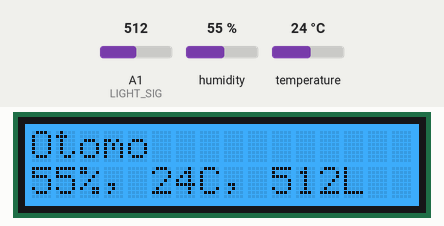
This sketch was run on a simulated Arduino Uno, built with avr-gcc and run on an emulated ATmega328P. Parts: 16×2 character LCD. Inputs (shaded band) come from the test bench; at power-on: A1 (LIGHT_SIG) = 512, humidity 55 %, temperature 24 °C. What the sketch prints to the serial monitor is not drawn.

Above: at 2.2 s.
2.3 s: A1 (LIGHT_SIG) set to 104
At 3.6 s:
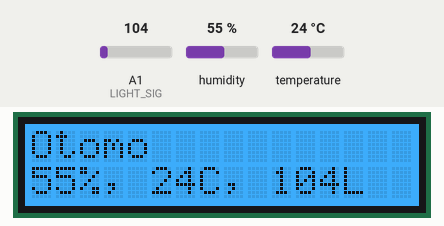
3.9 s: A1 (LIGHT_SIG) set to 90
At 4.8 s:
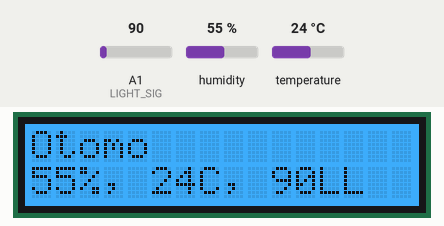
5.4 s: A1 (LIGHT_SIG) set to 11
At 6.5 s:
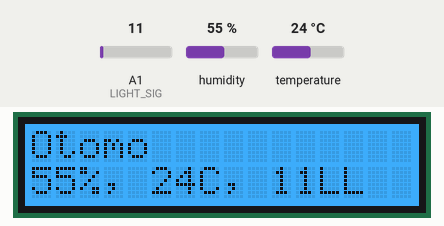
7.0 s: A1 (LIGHT_SIG) set to 8
At 7.8 s:
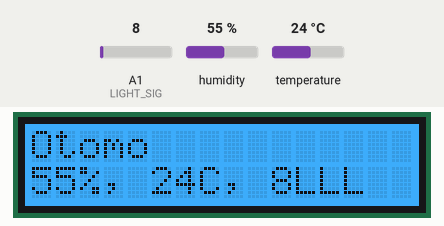
8.5 s: humidity set to 22 %
At 10.5 s:
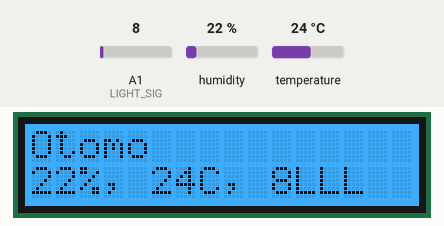
10.8 s: temperature set to 12 °C
At 11.9 s:
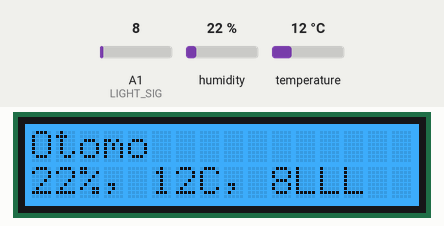
Timing chart, 0 to 13.8 s (numbered marks = the images above; inputs shaded):
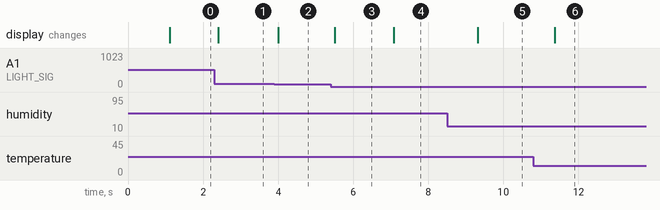

Measured:
- the behaviour switches between 100 and 99 on A1 (LIGHT_SIG) (found by bisection; images 1 and 2)
- the behaviour switches between 10 and 9 on A1 (LIGHT_SIG) (found by bisection; images 3 and 4)
- after the input at 2.3 s, the display: changes after 0.10 s (image 1)
- after the input at 3.9 s, the display: changes after 0.10 s (image 2)
- after the input at 5.4 s, the display: changes after 0.11 s (image 3)
- after the input at 7.0 s, the display: changes after 0.08 s (image 4)
- after the input at 8.5 s, the display: changes after 0.82 s (image 5)
- after the input at 10.8 s, the display: changes after 0.57 s (image 6)

The sketch:

otomo-device.ino
```cpp
#include "DHT.h"
#include <Wire.h>
#include "rgb_lcd.h"

//lcd
rgb_lcd lcd;
const int colorR = 0;
const int colorG = 150;
const int colorB = 255;


//connect light temperature & humidity - A0
#define DHTPIN A0
#define DHTTYPE DHT11
DHT dht( DHTPIN, DHTTYPE );

//connect light sensor - A1
#define LIGHT_SIG A1


void setup() {
  Serial.begin( 9600 );
  dht.begin();
  pinMode( LIGHT_SIG, INPUT );

  //lcd set
  lcd.begin(16, 2);
  lcd.setRGB(colorR, colorG, colorB);
  // Print a message to the LCD.
  lcd.print("Otomo");
  delay(1000);
}

void loop() {

  float hum = dht.readHumidity();     // humidity val
  float tem = dht.readTemperature();  // temperature
  float lig = analogRead( LIGHT_SIG );  // light val

  //consol debug
  if( isnan(tem) || isnan(hum) || isnan(lig) ){
    Serial.println( "Failed to read from DHT" );
  }else{
    Serial.print( "Humidity: " );
    Serial.print( hum );
    Serial.print( " %\t" );
    Serial.print( "Temperature: " );
    Serial.print( tem );
    Serial.print( " *C" );
    Serial.print( " %\t" );
    Serial.print( "Light: " );
    Serial.println( lig );
  }

  //lcd debug
  int hum_i = hum;
  int tem_i = tem;
  int lig_i = lig;
  lcd.setCursor(0, 1);
  lcd.print(hum_i);
  lcd.print( "%, " );
  lcd.print(tem_i);
  lcd.print( "C, " );
  lcd.print(lig_i);
  lcd.print( "L" );


}
```
